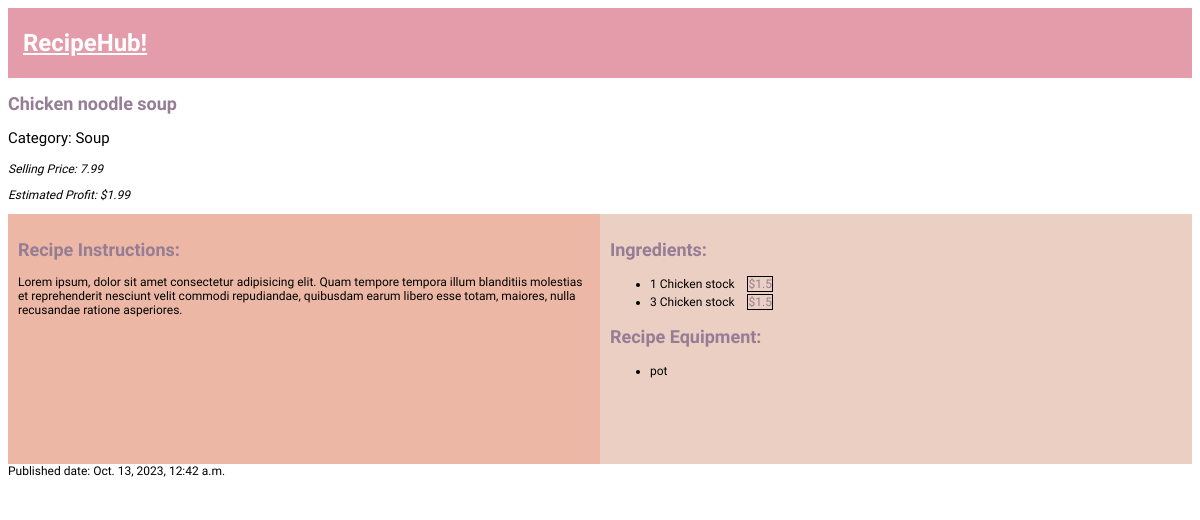
The page /recipe/1/ on the database as committed earlier.
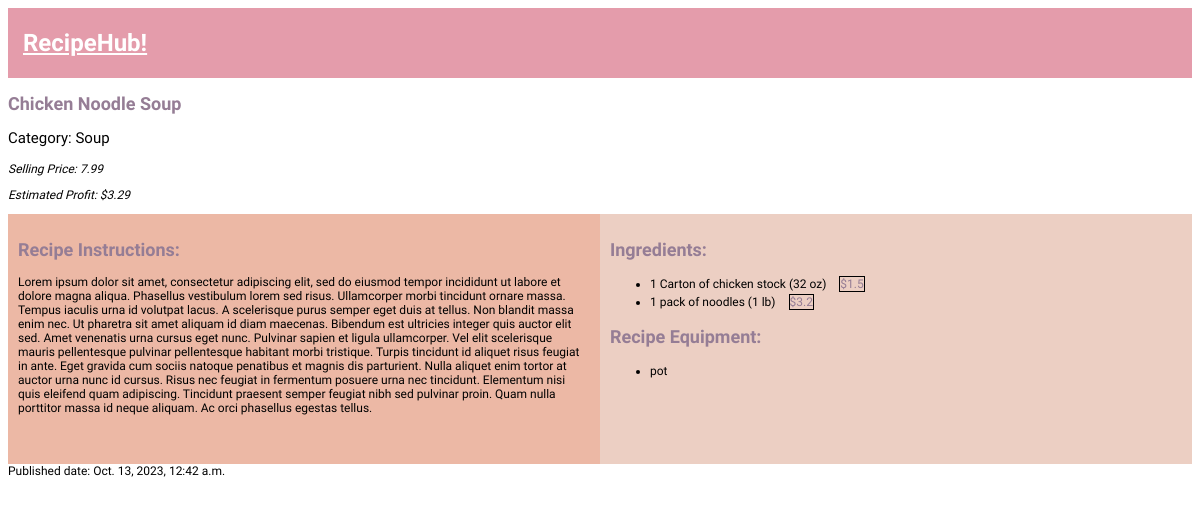
The same page on the database as committed later.
### Recipehub/models.py (models this page shows, shortened)
class Recipe(models.Model):
    title = models.CharField(max_length=255)
    selling_price = models.FloatField()
    category = models.ForeignKey(Category, on_delete=models.CASCADE)
    instructions = models.TextField()
    created_date = models.DateTimeField(default=timezone.now)
    published_date = models.DateTimeField(blank=True, null=True)
    def profit_calculator(self):
        cost_price = 0
        recipe_indgredients = RecipeIngredient.objects.filter(recipe=self)
        for recipe_ingredient in recipe_indgredients:
            ingredient = recipe_ingredient.ingredient
            quantity = float(recipe_ingredient.quantity)
            ingredient_cost = ingredient.cost
            cost_price += quantity * ingredient_cost
        profit = self.selling_price - cost_price
        formatted_profit = "{:.2f}".format(profit)
        return formatted_profit

class Category(models.Model):
    name = models.CharField(max_length=225)

class RecipeIngredient(models.Model):
    recipe = models.ForeignKey(Recipe, on_delete=models.CASCADE)
    ingredient = models.ForeignKey(Ingredient, on_delete=models.CASCADE)
    quantity = models.CharField(max_length=255)

class Ingredient(models.Model):
    name = models.CharField(max_length=225)
    cost = models.FloatField()

class RecipeEquipment(models.Model):
    recipe = models.ForeignKey(Recipe, on_delete=models.CASCADE)
    equipment = models.ForeignKey(equipment, on_delete=models.CASCADE)

class equipment(models.Model):
    name = models.CharField(max_length=225)

### Recipehub/views.py (the view)
# urls.py: path('recipe/<int:pk>/', views.recipe_detail, name='recipe_detail'),
def recipe_detail(request, pk):
    recipe = get_object_or_404(Recipe, pk=pk)
    recipe.formatted_profit = recipe.profit_calculator()
    recipe.recipe_ingredients = RecipeIngredient.objects.filter(recipe=recipe)
    recipe.recipe_equipment = RecipeEquipment.objects.filter(recipe=recipe)
    return render(request, 'Recipehub/recipe_detail.html', {'recipe': recipe})

### Recipehub/templates/Recipehub/recipe_detail.html (shortened to what this page needs)
{% extends 'Recipehub/base.html' %}
{% block content %}
<ARTICLE>
    <h2>{{ recipe.title }}</h2>
    <p style="font-size: 15px;"></pstyle> Category: {{ recipe.category.name }} </p>
    <p><em>Selling Price: {{ recipe.selling_price }}</em></p>
    <p><em>Estimated Profit: ${{ recipe.formatted_profit }}</em></p>
    <div class ="row">
        <div class="column" style="background-color:#ecb8a5;">
            <h2> Recipe Instructions: </h2>
            <p> {{ recipe.instructions | linebreaksbr}}</p>
        </div>
        <div class="column" style="background-color:#eccfc3;">
            <h2> Ingredients: </h2>
            <ul>
                {% for recipe_ingredient in recipe.recipe_ingredients %}
                    <li>
                        <span>{{ recipe_ingredient.quantity }} {{ recipe_ingredient.ingredient.name }}</span>
                        <span class="ingredient-cost">${{ recipe_ingredient.ingredient.cost }}</span>
                    </li>
                {% endfor %}
            </ul>
                <h2> Recipe Equipment: </h2>
                <ul>
                {% for recipe_equipment in recipe.recipe_equipment %}
                    <li>
                        <span class="recipe-equipment">{{ recipe_equipment.equipment.name }} </span>
                    </li>
                {% endfor %}
                </ul>
            </div>
        </div>
    <time> Published date: {{ recipe.published_date }}</time>
</ARTICLE>
<br>
{% endblock %}

### Recipehub/templates/Recipehub/base.html (shortened to what this page needs)
{% load static %}
<!DOCTYPE html>
<html>
<head>
    <link rel="stylesheet" href="{% static 'css/Recipehub.css' %}">
</head>
<body>
    <header class="page-header">
        <div class="container">
            <h1><a href="/">RecipeHub!</a></h1>
        </div>
    </header>
    <main class="container">
        <div class="row">
            <div class="col">
                {% block content %}
                {% endblock %}
            </div>
        </div>
    </main>
</body>
</html>

### Recipehub/static/css/Recipehub.css (style rules this page uses)
.page-header { padding: 5px; background: #e49cab; }
a { color: #cd7a5c; font-family: 'Quicksand'; }
h1 a { color: white; font-family: 'Kaushan Script'; padding-left: 10px; }
body { font-family: 'Quicksand'; font-size: 12px; }
h2 { color: #957D95; }
* { box-sizing: border-box; }
.column { float: left; width: 50%; padding: 10px; height: 250px; }
.row:after { content: ""; display: table; clear: both; }
.ingredient-cost { margin-left: 10px; color: #957D95; border: .5px solid #000; line-height: 1.5 }
.recipe-equipment { line-height: 1.5 }

Rows that differ between the two databases and show on the page:
changed Recipe "Soup": title "Chicken noodle soup" → "Chicken Noodle Soup"; formatted_profit "1.99" → "3.29"; instructions "Lorem ipsum, dolor sit amet consectetur adipisicing elit. Quam tempore tempora illum blanditiis molestias et reprehenderit nesciunt velit commodi repudiandae, quibusdam earum libero esse totam, maiores, nulla recusandae ratione asperiores." → "Lorem ipsum dolor sit amet, consectetur adipiscing elit, sed do eiusmod tempor incididunt ut labore et dolore magna aliqua. Phasellus vestibulum lorem sed risus. Ullamcorper morbi tincidunt ornare massa. Tempus iaculis urna id volutpat lacus. A scelerisque purus semper eget duis at tellus. Non blandit massa enim nec. Ut pharetra sit amet aliquam id diam maecenas. Bibendum est ultricies integer quis auctor elit sed. Amet venenatis urna cursus eget nunc. Pulvinar sapien et ligula ullamcorper. Vel elit scelerisque mauris pellentesque pulvinar pellentesque habitant morbi tristique. Turpis tincidunt id aliquet risus feugiat in ante. Eget gravida cum sociis natoque penatibus et magnis dis…"
changed through a linked row, RecipeIngredient: ingredient.name "Chicken stock" → "Carton of chicken stock (32 oz)"
changed RecipeIngredient: quantity "3" → "1"; ingredient.name "Chicken stock" → "pack of noodles (1 lb)"; ingredient.cost "1.5" → "3.2"
